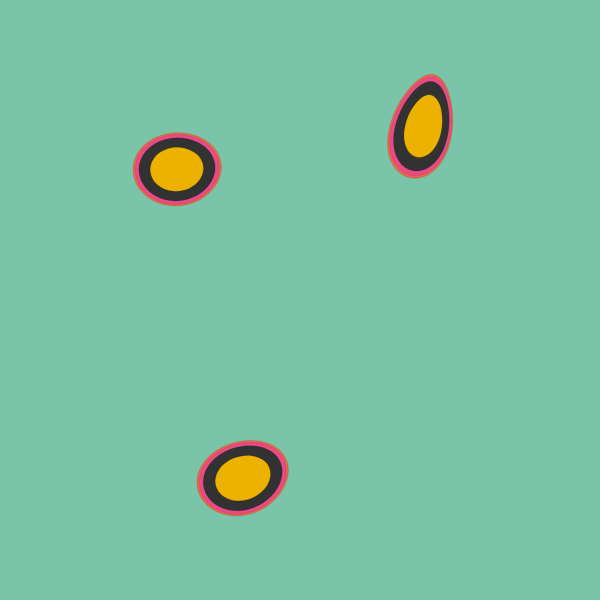
Frame 1 (no input)
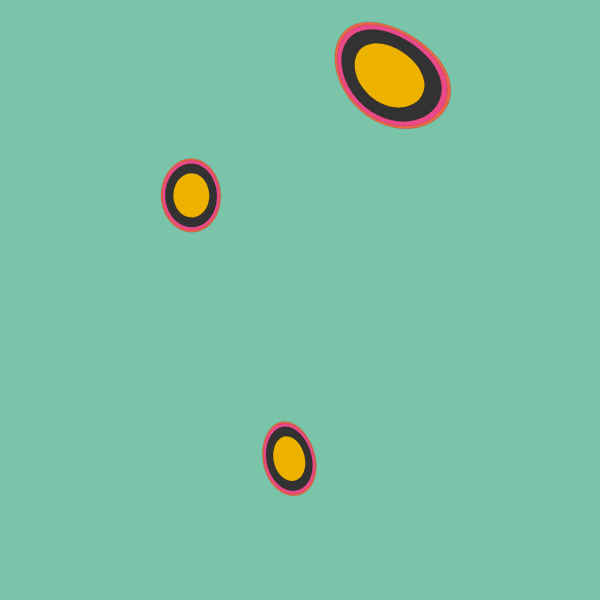
Frame 60 (no input)
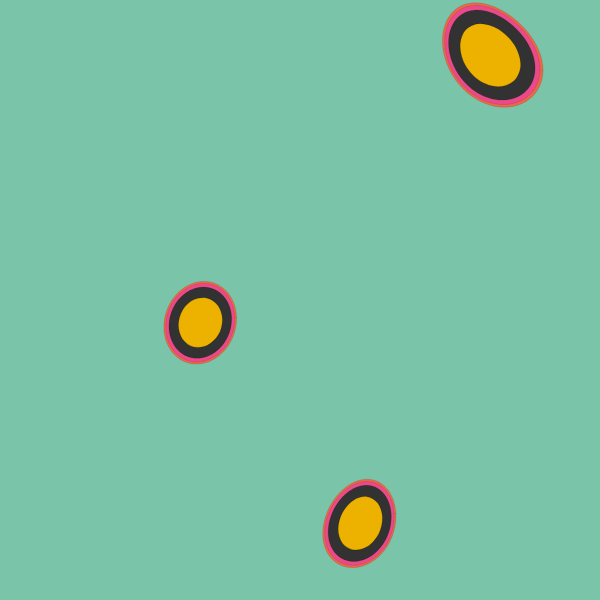
Frame 120 (the mouse pressed at the canvas centre since frame 60)

The p5.js sketch that drew these frames (run headless with seeded random() and noise() and a simulated clock; from frame 60 on, the mouse is pressed at the canvas centre):

// p5.js sketch
// ── sketch.js
let circulo;
let circulo2;
let circulo3;

  function setup() {
    createCanvas(600, 600);
    frameRate(30);
    circulo = new Circulo(random(50,width-50), random(50,height-50), random(50,100), 2, 0);
	circulo2 = new Circulo(random(50,width-50), random(50,height-50), random(50,100), 2, 0);
	circulo3 = new Circulo(random(50,width-50), random(50,height-50), random(50,100), 2, 0);
	
  }
  
  function draw() {
	fill(5);
	background(122, 196, 170); //celeste
 	strokeWeight(0.1);
	circulo.dibujar();
	circulo2.dibujar();
	circulo3.dibujar();
	circulo.mover();
	circulo2.mover();
	circulo3.mover();
  }
// ── circulo.js

class Circulo {
  
    constructor(x, y, d, vel, dir) {
      this.x = x;
      this.y = y;
      this.d = d;
      this.vel = vel;
      this.dir = dir;
    }
  
    dibujar() {
     miCirculo(this.x, this.y, this.d);
 
    function miCirculo(x, y, d) {
      /////
      let r4 = d * 0.58;
      beginShape();
      fill(234, 104, 71); //naranja
      for (let i = 0; i < TWO_PI; i += TWO_PI / 360) {
        let xx = x + r4 * cos(i);
        let yy = y + r4 * sin(i);
        let p = res(xx, yy);
        vertex(p.x, p.y);
      }
      endShape(CLOSE);

      /////
      let r3 = d * 0.55;
      beginShape();
      fill(234, 73, 138); //fuxia
      for (let i = 0; i < TWO_PI; i += TWO_PI / 360) {
        let xx = x + r3 * cos(i);
        let yy = y + r3 * sin(i);
        let p = res(xx, yy);
        vertex(p.x, p.y);
      }
      endShape(CLOSE);

      //////
      let r = d * 0.5;
      beginShape();
      fill(50); //negro
      for (let i = 0; i < TWO_PI; i += TWO_PI / 360) {
        let xx = x + r * cos(i);
        let yy = y + r * sin(i);
        let p = res(xx, yy);
        vertex(p.x, p.y);
      }
      endShape(CLOSE);

      /////
      let r2 = d * 0.35;
      beginShape();
      fill(237, 177, 0); //amarillo

      for (let i = 0; i < 10; i += TWO_PI / 10) {
        let xx = x + r2 * cos(i);
        let yy = y + r2 * sin(i);
        let p = res(xx, yy);
        curveVertex(p.x, p.y);
      }
      endShape();
    }

    function res(x, y) {
      let p = createVector(x, y);
      let scl = 0.0001;
      let ang = noise(p.x * scl, p.y * scl, frameCount * 0.001) * 200;
      let off = noise(p.x * scl, p.y * scl, frameCount * 0.001) * 50;
      p.x += cos(ang) * off;
      p.y += sin(ang) * off;
      return p;
    }

  }

  mover (){
  this.dir += random (-30,30);
   this.x = this.x + this.vel*cos (radians (this.dir));
   this.y = this.y + this.vel*sin (radians (this.dir));

   if (this.x >= width - this.d/2) {
    this.x -= 2;
  }

  if (this.x < 0 + this.d/2) {
    this.x += 2;
  }

  if (this.y > height - this.d/2) {
    this.y -= 2;
  }

  if (this.y < 0 + this.d/2) {
    this.y += 2;
  }
  }
  }
  





///////////////////
